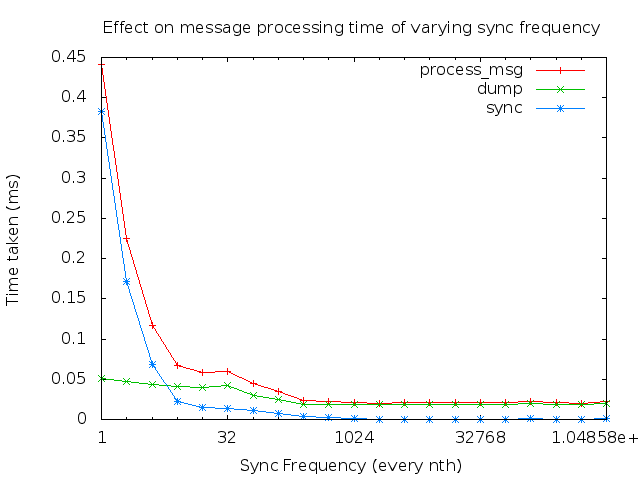

Here is the gnuplot script that generated this plot:
set logscale x 2
set term png
set output "data.png"
set title "Effect on message processing time of varying sync frequency"
set ylabel "Time taken (ms)"
set xlabel "Sync Frequency (every nth)"
plot "data.dat" using 1:2 title 'process_msg' with linesp, \
     "data.dat" using 1:3 title 'dump' with linesp, \
     "data.dat" using 1:4 title 'sync' with linesp
set term x11
